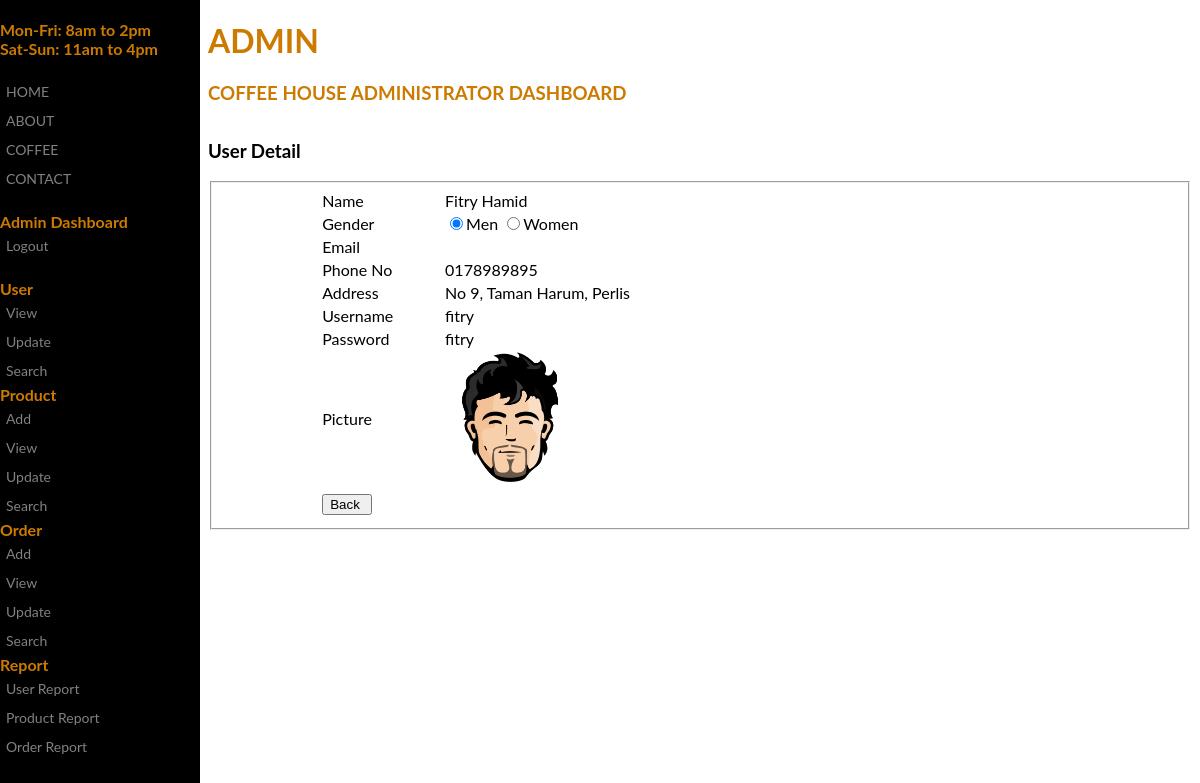
The app's page /admin/detail_user.php?user_id=3 (signed in) with its own data.
### tables this page shows
CREATE TABLE `user` (
  `user_id` int(4) NOT NULL,
  `username` varchar(20) NOT NULL,
  `password` varchar(10) NOT NULL,
  `name` varchar(50) NOT NULL,
  `gender` int(2) NOT NULL,
  `address` varchar(100) NOT NULL,
  `telephone` varchar(10) NOT NULL,
  `email` varchar(50) NOT NULL,
  `picture` varchar(100) NOT NULL,
  `level_id` int(10) NOT NULL
);

### admin/detail_user.php (the view, shortened to what this page needs)
<?php
include('../include/dbconn.php');
$user = $_SESSION['username'];
$user_id = $_GET['user_id'];
?>
<!DOCTYPE html>
<html>
<head>
</head>
<body>
<div class="sidenav">
<b>
 Mon-Fri: 8am to 2pm <br>
 Sat-Sun: 11am to 4pm
</b><br><br>
  <a href="../index.html">HOME</a>
  <a href="#">ABOUT</a>
  <a href="#">COFFEE</a>
  <a href="#">CONTACT</a>
  <br>
  <b> Admin Dashboard</b>
  <a href="../login/logout.php">Logout</a>
  <br>
  <b>User</b>
  <a href="view_user.php">View</a>
  <a href="update_view_user.php">Update</a>
  <a href="search_user.php">Search</a>
  <b>Product</b>
  <a href="add_product.php">Add</a>
  <a href="view_product.php">View</a>
  <a href="update_view_product.php">Update</a>
  <a href="search_product.php">Search</a>
  <b>Order</b>
  <a href="add_order.php">Add</a>
  <a href="view_order.php">View</a>
  <a href="update_view_order.php">Update</a>
  <a href="search_order.php">Search</a>
  <b>Report</b>
  <a href="#">User Report</a>
  <a href="#">Product Report</a>
  <a href="#">Order Report</a>
</div>
<div class="main">
  <div class="greatinguser">
	<h1><?php echo $user; ?></h1>
	<h3>Coffee House Administrator Dashboard</h3>
  </div>
</div>
<div class="container">
<h3>User Detail </h3>
<?php
	$query = "SELECT * FROM user WHERE user_id='$user_id'";
	$result = mysqli_query($dbconn, $query) or die ("Error: " . mysqli_error($dbconn));
	$row = mysqli_fetch_array($result);
?>
<fieldset>
<form name="edit_user" method="post" action="db_update_user.php" enctype="multipart/form-data">
    <table width="80%" border="0" align="center">
      <tr>
        <td width="16%">Name</td>
        <td width="84%"><?php echo ucwords (strtolower($row['name'])); ?></td>
      </tr>
      <tr>
        <td width="16%">Gender</td>
        <td>
        <input name="gender" type="radio" value="1" <?php if($row['gender']==1) { echo 'checked'; } ?> />Men
		<input name="gender" type="radio" value="2" <?php if($row['gender']==2) { echo 'checked'; } ?>/>Women
        </td>
      </tr>
	  <tr>
        <td width="16%">Email</td>
        <td><?php echo $row['email']; ?></td>
      </tr>
	  <tr>
        <td width="16%">Phone No</td>
        <td><?php echo $row['telephone']; ?></td>
      </tr>
      <tr>
        <td width="16%">Address</td>
        <td><?php echo ucwords (strtolower($row['address'])); ?></td>
      </tr>
      <tr>
        <td width="16%">Username</td>
        <td><?php echo $row['username']; ?>
        	<input type="hidden" name="username" size="50" value="<?php echo $row['username']; ?>" /></td>
      </tr>
      <tr>
        <td width="16%">Password</td>
        <td><?php echo $row['password']; ?></td>
      </tr>
	  <tr>
      	<td>Picture</td>
        <td>
          <img src="../images/<?php echo $row['picture'];?>" width="130" height="130">
	    </td>
      </tr>
      <tr>
        <td colspan="2"><input type="hidden" name="user" value=" <?php echo $user; ?> " />
        <input type="hidden" name="pic" value="<?php echo $row['picture'];?>" /></td>
      </tr>
      <tr>
        <td colspan="2"><input type="button" name="cancel" value="Back " onclick="location.href='view_user.php'" /></td>
      </tr>
    </table>
</form>
</fieldset>
</div>
</body>
</html>

### admin/detail_user.php (style rules this page uses)
body { font-family: "Lato", sans-serif; color: #cc7a00; background-image:url(''); background-repeat: no-repeat; background-attachment: fixed; background-size: cover; background-color: #ffffff; }
div { max-width: 1100px; height: 100px; }
.sidenav { height: 100%; width: 200px; position: fixed; z-index: 1; top: 0; left: 0; background-color: #000000; overflow-x: hidden; padding-top: 20px; }
.sidenav a { padding: 6px 6px 6px 6px; text-decoration: none; font-size: 14px; color: #818181; display: block; }
.greatinguser { text-transform: uppercase; }
.main { margin-left: 200px; }
.container { font-family: "Lato", sans-serif; color: #000000; margin-left: 200px; }

### records on screen
user: name "Fitry Hamid", gender "☑", telephone "0178989895", address "No 9, Taman Harum, Perlis", username "fitry", password "fitry", picture (picture)

### other values on screen
$user "ADMIN"
